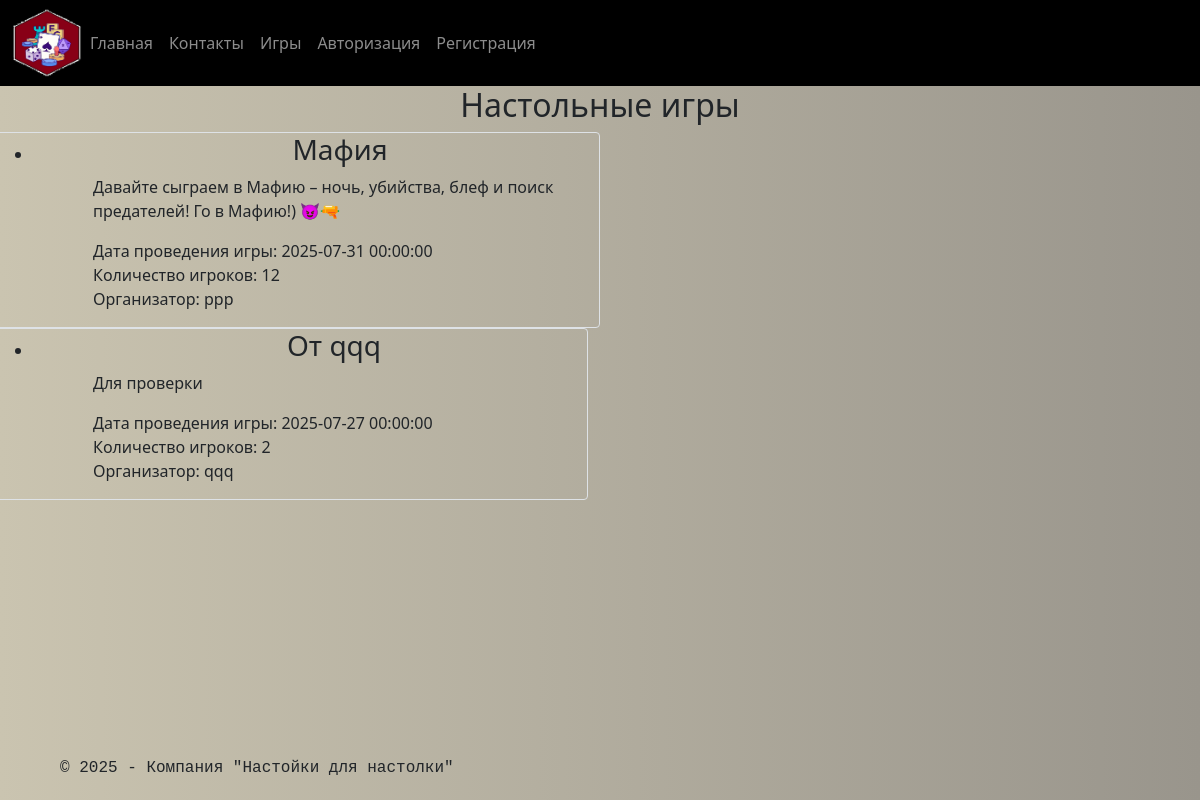
/boardgames, run on an earlier commit of the app's database.
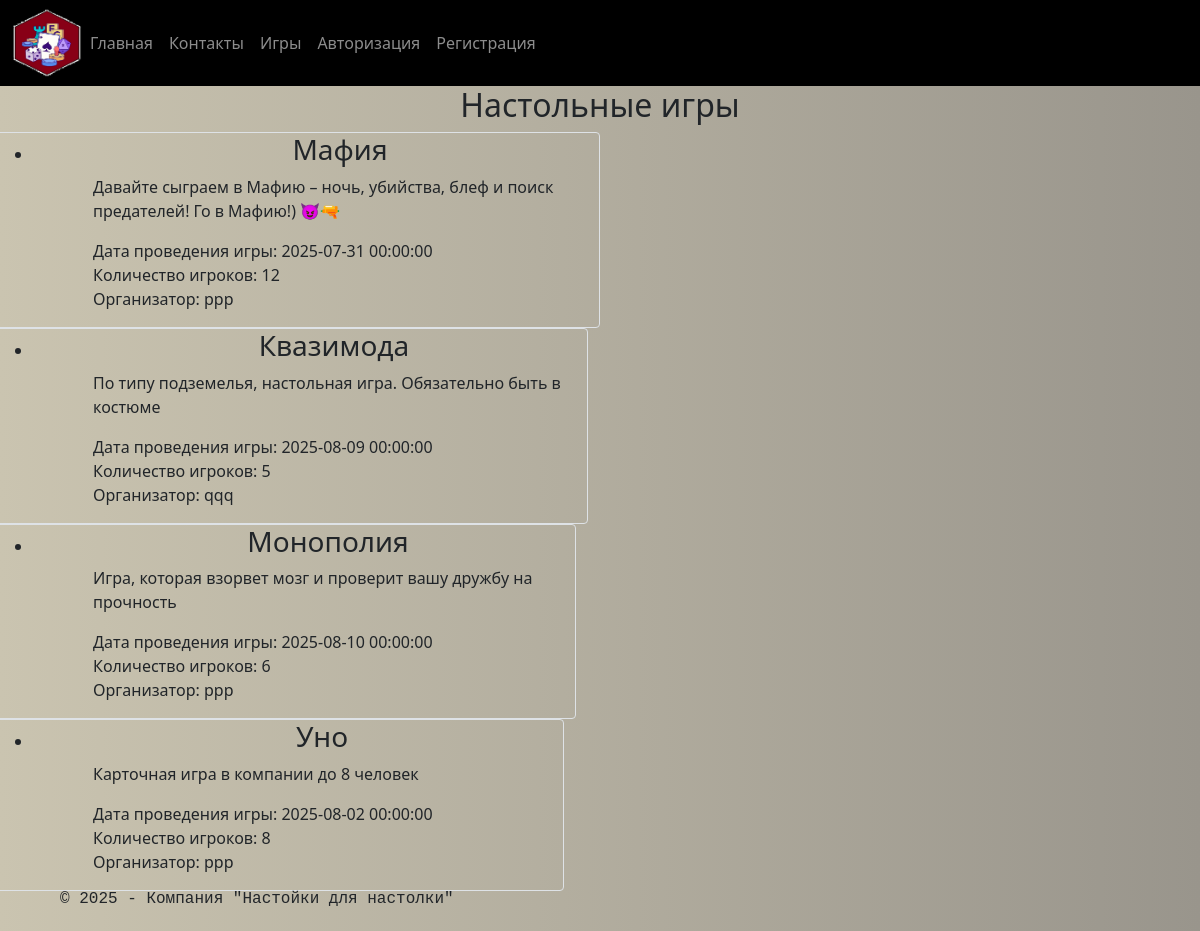
And on a later commit of the database.
### data/games.py (models this page shows, shortened)
class Games(SqlAlchemyBase, SerializerMixin):
    __tablename__ = 'boardgames'
    id = sqlalchemy.Column(sqlalchemy.Integer,
                           primary_key=True, autoincrement=True)
    name_game = sqlalchemy.Column(sqlalchemy.String, nullable=True)
    content = sqlalchemy.Column(sqlalchemy.String, nullable=True)
    event_date = sqlalchemy.Column(sqlalchemy.DateTime)
    create_date = sqlalchemy.Column(sqlalchemy.DateTime,
                                    default=datetime.now())
    count_players = sqlalchemy.Column(sqlalchemy.Integer, nullable=True)
    owner_id = sqlalchemy.Column(sqlalchemy.Integer,
                                sqlalchemy.ForeignKey("players.id"))
    owner = orm.relationship('Player', back_populates="games")

### data/users.py (models this page shows, shortened)
class Player(SqlAlchemyBase, UserMixin, SerializerMixin):
    __tablename__ = 'players'
    id = sqlalchemy.Column(sqlalchemy.Integer,
                           primary_key=True, autoincrement=True)
    name = sqlalchemy.Column(sqlalchemy.String, nullable=True)
    about = sqlalchemy.Column(sqlalchemy.String, nullable=True)
    email = sqlalchemy.Column(sqlalchemy.String, unique=True,
                              index=True, nullable=True)
    hashed_password = sqlalchemy.Column(sqlalchemy.String,
                                        nullable=True)
    level = sqlalchemy.Column(sqlalchemy.Integer, default=False,
                           autoincrement=True)
    create_date = sqlalchemy.Column(sqlalchemy.DateTime,
                                    default=datetime.datetime.now())
    games = orm.relationship("Games", back_populates='owner', lazy="joined")
    teams = orm.relationship("Teams", back_populates='owner', lazy="joined")

### main.py (the view)
@app.route('/boardgames')
def show_games():
    db_sess = db_session.create_session()
    games = db_sess.query(Games).filter(Games.event_date >= datetime.now()).all()
    return render_template('games.html',
                           title='Настольные игры', games=games, datetime=datetime)

### data/db_session.py (called while the page is built)
def create_session() -> Session:
    global __factory
    return __factory()

### templates/games.html (shortened to what this page needs)
{% extends "base.html" %}
{% block content %}
<h2>Настольные игры</h2>
{% for item in games %}
<div class="row">
    <div class="col-md-6 border rounded">
        <ul>
            <li>
                <div class="position_on_page">
                <h3>{{item.name_game}}</h3>
                <p>{{item.content}}</p>
                <div>Дата проведения игры: {{item.event_date}}</div>
                <div>Количество игроков: {{item.count_players}}</div>
                <div>Организатор: {{item.owner.name}}</div>
                    </div>
            </li>
        </ul>
    </div>
    {% endfor %}
    {% endblock %}

### templates/base.html (shortened to what this page needs)
<!doctype html>
<html lang="ru">
<head>
    <link href="https://cdn.jsdelivr.net/npm/bootstrap@5.0.2/dist/css/bootstrap.min.css" rel="stylesheet"
>
    <link rel="stylesheet" href="{{url_for('static', filename='css/style.css')}}">
</head>
<body>
<header class="navbar navbar-expand-md navbar-dark bd-navbar">
    <nav class="container-xxl flex-wrap flex-md-nowrap" aria-label="Main navigation">
        <div class="collapse navbar-collapse" id="bdNavbar">
            <img src="/static/img/ikon.jpg" alt="" width="70" height="70">
            <ul class="navbar-nav flex-row flex-wrap bd-navbar-nav pt-2 py-md-0">
                <li class="nav-item col-6 col-md-auto">
                    <a href="/" class="nav-link p-2 ">Главная</a>
                </li>
                <li class="nav-item col-6 col-md-auto">
                    <a href="/contacts" class="nav-link p-2 ">Контакты</a>
                </li>
                <li class="nav-item col-6 col-md-auto">
                    <a href="/boardgames" class="nav-link p-2 ">Игры</a>
                </li>
                {% if current_user.is_authenticated %}
                <li class="nav-item col-6 col-md-auto">
                    <a href="/personal-page" class="nav-link p-2 ">{{current_user.name}}</a>
                <li class="nav-item col-6 col-md-auto">
                    <a href="/logout" class="nav-link p-2 ">Выход</a>
                </li>
                <li class="nav-item col-6 col-md-auto">
                    {% else %}
                    <a href="/login" class="nav-link p-2 ">Авторизация</a>
                <li class="nav-item col-6 col-md-auto">
                    <a href="/register" class="nav-link p-2 ">Регистрация</a>
                </li>
                {% endif %}
            </ul>
        </div>
    </nav>
</header>
<div class="row">
    <main>
        {% block content %}{% endblock %}
    </main>
</div>
<p>&nbsp;</p>
<div class="fixed-bottom padding-left position_on_page">
    <footer class="bg-black text-grey text-left py-1 font-monospace">
        <p>&copy; 2025 &dash; Компания "Настойки для настолки"</p>
    </footer>
</div>
</body>
</html>

### static/css/style.css (style rules this page uses)
h1, h2, h3 { text-align: center; }
.position_on_page { margin-left: 30px; padding-left: 30px; }
body { margin: 0; background: linear-gradient(to right, #CAC4B0, #99958C); }
.bd-navbar { padding: .50rem 0; background-color: #000000; }

What changed in the data, as far as the page shows it:
changed Games "qqq": name_game "От qqq" → "Квазимода"; content "Для проверки" → "По типу подземелья, настольная игра. Обязательно быть в костюме"; event_date "2025-07-27 00:00:00" → "2025-08-09 00:00:00"; count_players "2" → "5"
added Games: name_game "Монополия", content "Игра, которая взорвет мозг и проверит вашу дружбу на прочность", event_date "2025-08-10 00:00:00", count_players "6", owner.name "ppp"
added Games: name_game "Уно", content "Карточная игра в компании до 8 человек", event_date "2025-08-02 00:00:00", count_players "8", owner.name "ppp"
